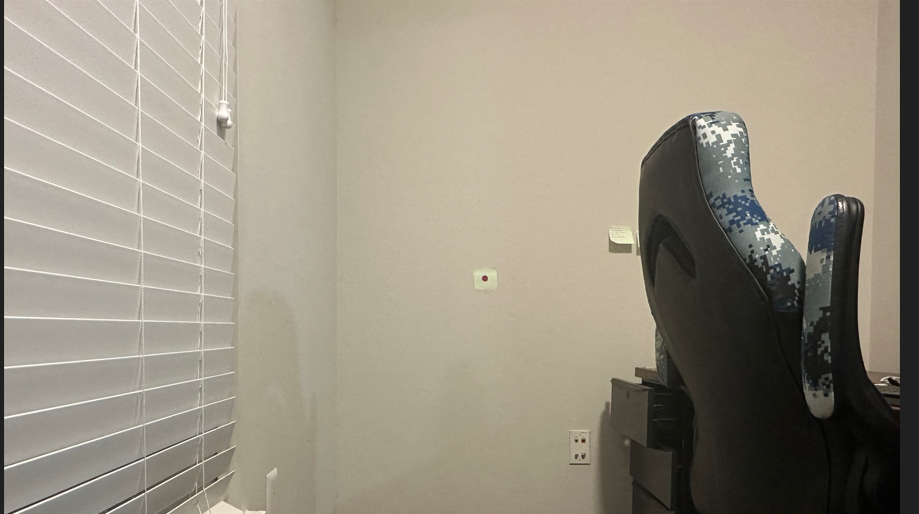
#> input picture Assignment 3/files/marker1.png, 919 x 514 px
$ python A3_q6.py
#> lines starting #> are read from the running program, lines starting #| are printed output that depends on the picture; after the words box and inside, x2 and y2 are one past the last pixel; in counts of white or black regions, pixels touching at a corner belong together
import cv2
import numpy as np

image1 = cv2.imread("files/marker1.png")
#> image1 is the input picture: shape (514, 919, 3); mean B, G, R 130.6, 146, 153.4
image2 = cv2.imread("files/marker2.png")
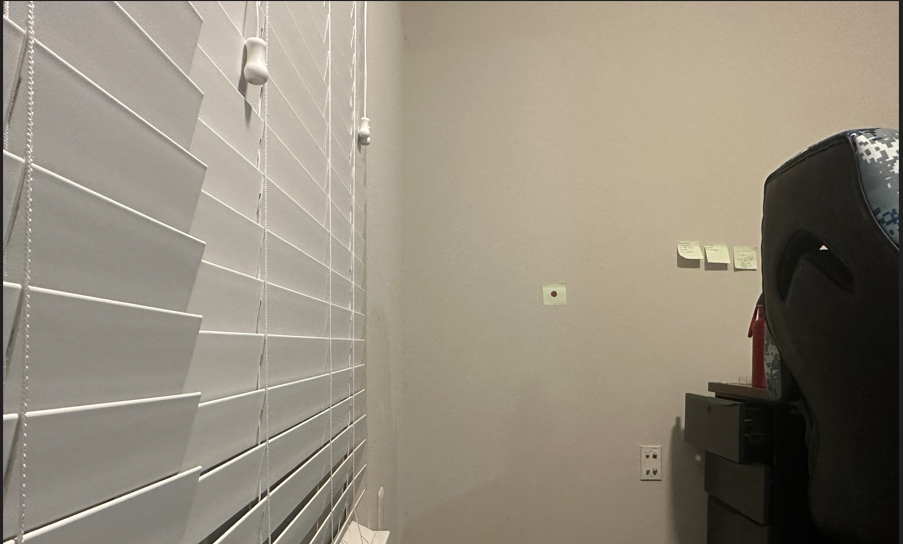
#> input picture Assignment 3/files/marker2.png, 903 x 544 px
#> image2 is the input picture: shape (544, 903, 3); mean B, G, R 124.3, 139.2, 147.1
Z = 800


x, y, w, h = [100,200,50,1]
cv2.rectangle(image1, (x, y), (x + w, y + h), (0, 255, 0), 5)
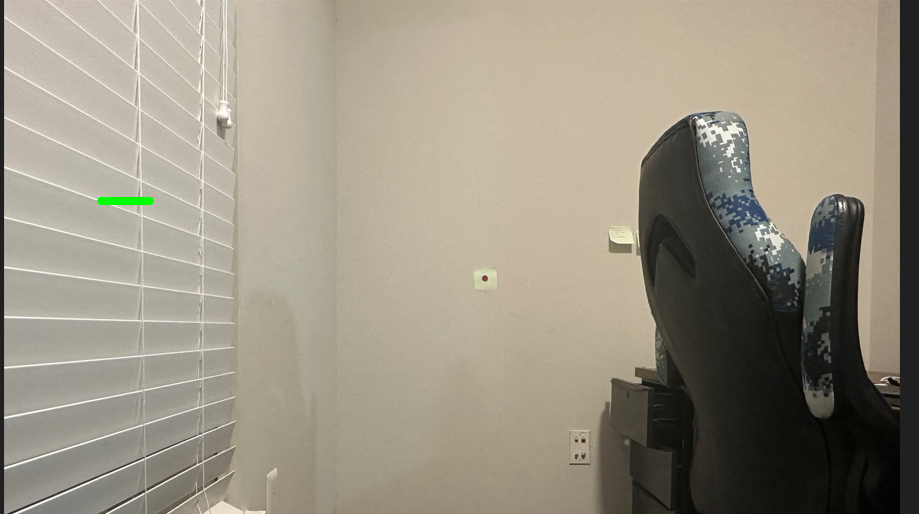
#> image1: shape (514, 919, 3); 0.09% of pixels changed, all inside (x1, y1, x2, y2) = (97, 197, 154, 205)

Ip1x = (x + (x+w))//2
Ip1Y = (y + (y+h))//2

'''mask_red_2 = cv2.inRange(image2, lower_red, upper_red)
contours, _ = cv2.findContours(mask_red_2, cv2.RETR_EXTERNAL, cv2.CHAIN_APPROX_SIMPLE)'''

'''for c in contours:
    rect = cv2.boundingRect(c)
    if rect[2] < 1 or rect[3] < 1:
        continue'''
x, y, w, h = [200,300,100,1]
cv2.rectangle(image2, (x, y), (x + w, y + h), (0, 255, 0), 5)
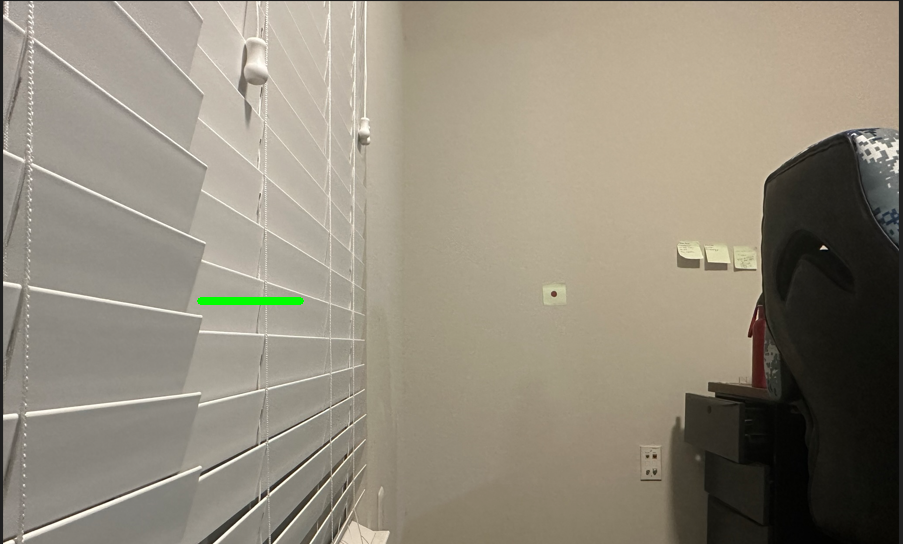
#> image2: shape (544, 903, 3); 0.17% of pixels changed, all inside (x1, y1, x2, y2) = (197, 297, 304, 305)

Ip2x = (x + (x+w))//2
Ip2Y = (y + (y+h))//2

dist = 450

focal = 685

D = round((dist * focal)/abs(Ip1x - Ip2x), 2)

print("Distance: {} mm".format(D))
cv2.waitKey(0)
